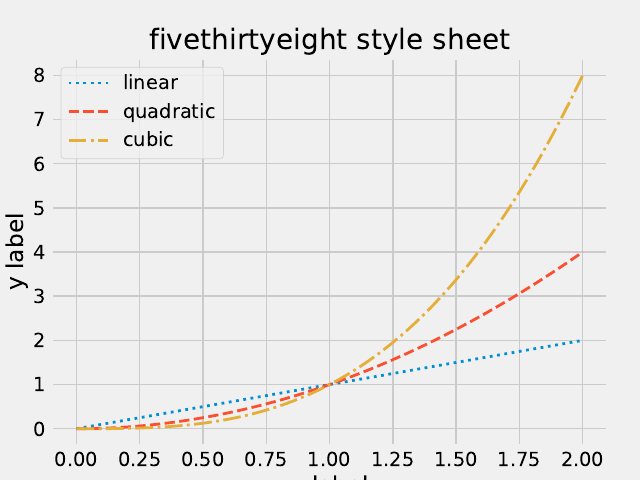

Here is the Python script that generated this plot:
# fivethirtyeight style sheet
import matplotlib.pyplot as plt
import numpy as np

plt.style.use('fivethirtyeight')

x = np.linspace(0, 2, 100)

fig, ax = plt.subplots()
ax.set_title('fivethirtyeight style sheet')
ax.set_xlabel('x label')
ax.set_ylabel('y label')
ax.plot(x, x, label='linear', linestyle=':', lw=2)
ax.plot(x, x**2, label='quadratic', ls='--', lw=2)
ax.plot(x, x**3, label='cubic', ls='-.', lw=2)


plt.legend()

plt.savefig('fivethirtyeight_style_sheet.pdf')
plt.show()
